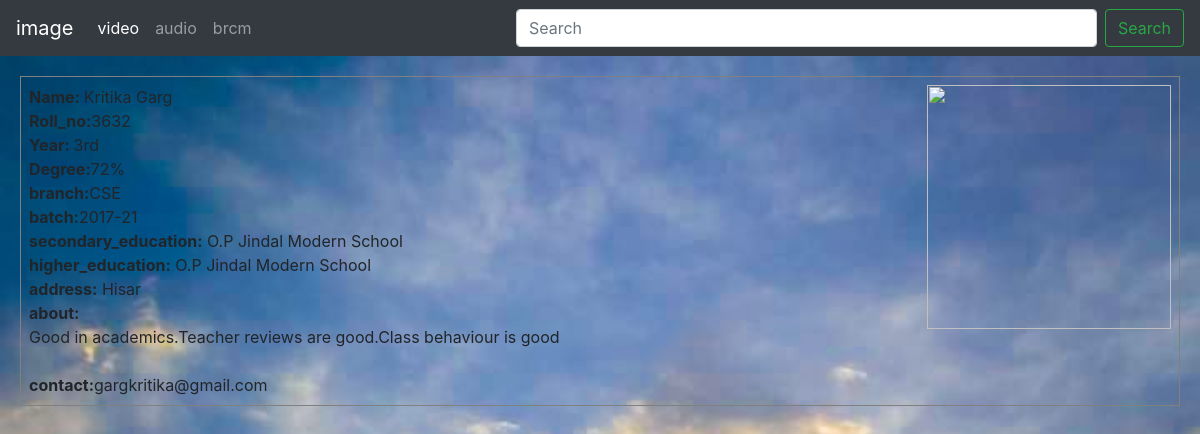
Screenshot of /search_engine/studentview/3632 with the database file from the repository.
### brcm/models.py (models this page shows, shortened)
class Student(models.Model):
    first_name = models.CharField(max_length=20)
    last_name = models.CharField(max_length=20)
    roll_no = models.CharField(max_length=5)
    degree = models.CharField(max_length=5,default='')
    year = models.CharField(max_length=5)
    batch = models.CharField(max_length=10)
    branch = models.CharField(max_length=5)
    secondary_edu = models.CharField(max_length=30)
    higher_edu = models.CharField(max_length=30)
    Address = models.CharField(max_length= 10)
    topper = models.BooleanField()
    stu_about = models.CharField(max_length=400)
    contact = models.EmailField(max_length=40)
    image = models.ImageField(upload_to="brcm/images",default='')

### brcm/views.py (the view)
# urls.py: path('search_engine/studentview/<str:s_roll_no>',views.studentview,name='studentview'),
def studentview(request,s_roll_no):
    student=Student.objects.filter(roll_no=s_roll_no)
    return render(request,'search_engine/studentview.html',{'student':student[0]})

### templates/search_engine/studentview.html (shortened to what this page needs)
<!DOCTYPE html>
  {% extends "search_engine/index.html" %}
  {% block body_block %}
    <div class="mydiv">
        <img src="/media/{{student.image}}" width="244px" height="244px" align="right">
    <b>Name: </b>{{student.first_name}} {{student.last_name}} <br>
    <b>Roll_no:</b>{{student.roll_no}} <br>
    <b>Year: </b>{{student.year}}<br>
    <b>Degree:</b>{{student.degree}}<br>
    <b>branch:</b>{{student.branch}}<br>
   <b> batch:</b>{{student.batch}}<br>
   <b> secondary_education:</b> {{student.secondary_edu}}<br>
    <b>higher_education:</b> {{student.higher_edu}}<br>
    <b>address:</b> {{student.Address}}<br>
    <b>about:</b> <br>{{student.stu_about}}<br>
    <br>
    <b>contact:</b>{{student.contact}}
      </div>
  {% endblock %}

### rows the page displays
Student: first_name "Kritika", last_name "Garg", roll_no "3632", year "3rd", degree "72%", branch "CSE", batch "2017-21", secondary_edu "O.P Jindal Modern School", higher_edu "O.P Jindal Modern School", Address "Hisar", stu_about "Good in academics.Teacher reviews are good.Class behaviour is good", contact "gargkritika@gmail.com"
